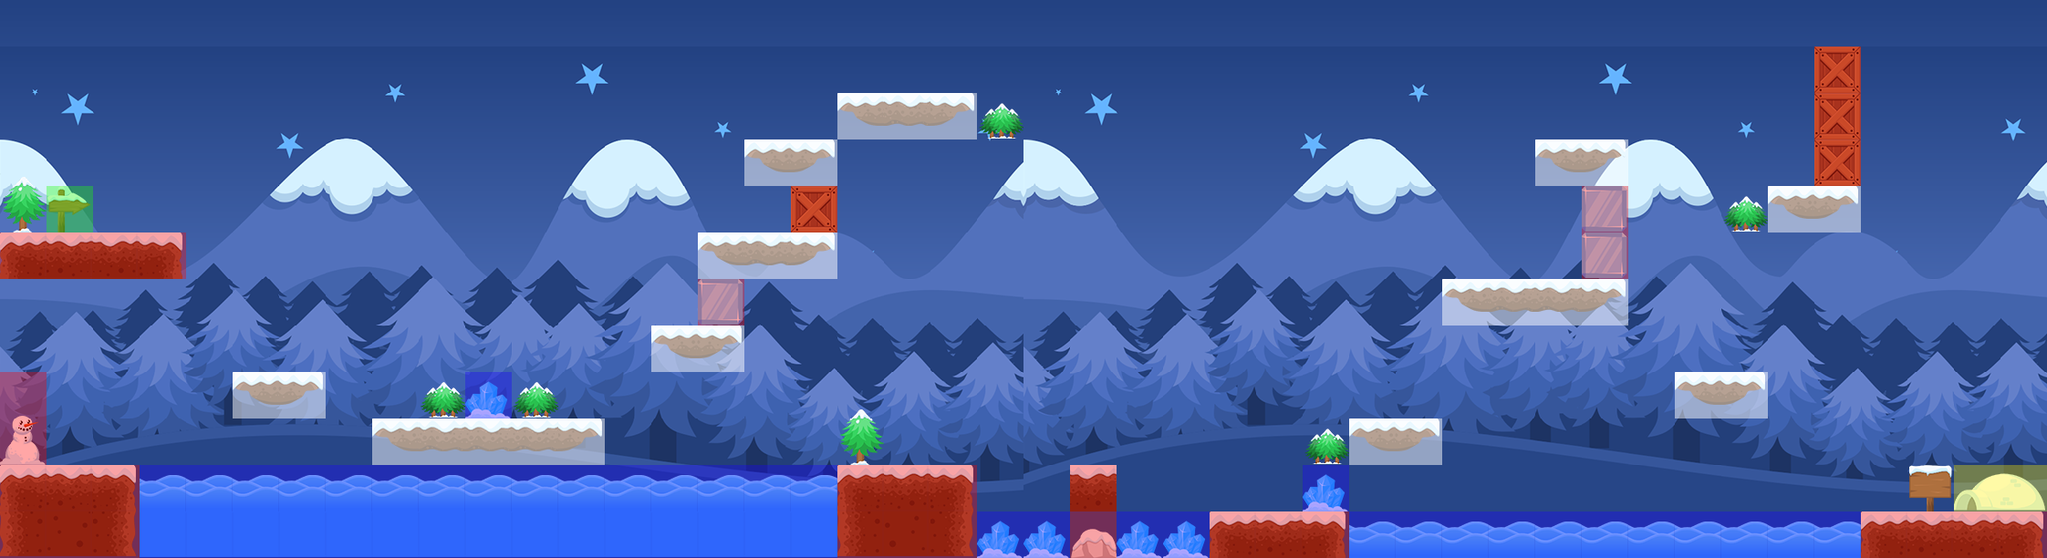

The image is a tile-based game level rendered from a .tmx file. Its description and source (layers, tilesets, objects; grid data summarised) follow:
An orthogonal 44x12 tile map with 51x51 px tiles, 3 tile layers (Background, Foreground, Collisions), 2 tilesets and 14 objects (11x 2, 3, 4, 1).

<map version="1.5" tiledversion="1.7.2" orientation="orthogonal" renderorder="right-down" width="44" height="12" tilewidth="51" tileheight="51" infinite="0" nextlayerid="6" nextobjectid="16">
 <tileset firstgid="1" name="hanging_tile" tilewidth="51" tileheight="51" spacing="1" margin="1" tilecount="286" columns="22">
  <image source="hanging_tile.png" width="1194" height="695" />
 </tileset>
 <tileset firstgid="287" name="colliders" tilewidth="51" tileheight="51" tilecount="5" columns="5">
  <image source="colliders.png" width="255" height="51" />
 </tileset>
 <layer id="1" name="Background" width="44" height="12">
  <properties>
   <property name="draw" type="int" value="1" />
  </properties>
  <data>[528 cells, 528 non-empty, 242 distinct tile ids]</data>
 </layer>
 <layer id="2" name="Foreground" width="44" height="12">
  <properties>
   <property name="draw" type="int" value="1" />
  </properties>
  <data>[528 cells, 131 non-empty, 32 distinct tile ids]</data>
 </layer>
 <layer id="4" name="Collisions" width="44" height="12">
  <properties>
   <property name="draw" type="int" value="0" />
   <property name="navigation" type="int" value="1" />
  </properties>
  <data>[528 cells, 115 non-empty, 6 distinct tile ids]</data>
 </layer>
 <objectgroup id="5" name="Entities">
  <object id="1" name="Coins" type="2" x="85.3333" y="466.667" width="32" height="32" />
  <object id="2" name="Coins" type="2" x="289.333" y="366.667" width="32" height="32" />
  <object id="3" name="Coins" type="2" x="596" y="414.667" width="32" height="32" />
  <object id="4" name="Coins" type="2" x="825.333" y="214.667" width="32" height="32" />
  <object id="5" name="Coins" type="2" x="874.667" y="110.667" width="32" height="32" />
  <object id="7" name="Coins" type="2" x="1181.33" y="468" width="32" height="32" />
  <object id="8" name="Coins" type="2" x="1360" y="518.667" width="32" height="32" />
  <object id="9" name="Coins" type="2" x="1514.67" y="417.333" width="32" height="32" />
  <object id="10" name="Coins" type="2" x="1718.67" y="112" width="32" height="32" />
  <object id="11" name="Coins" type="2" x="1872" y="364" width="32" height="32" />
  <object id="12" name="Coins" type="2" x="1946.67" y="161.333" width="32" height="32" />
  <object id="13" name="heart" type="3" x="977.333" y="468" width="32" height="32" />
  <object id="14" name="checkpoint" type="4" x="954.876" y="38.875" width="28" height="63" />
  <object id="15" name="Chicken" type="1" x="993.42" y="33.9167" width="64" height="68" />
 </objectgroup>
</map>